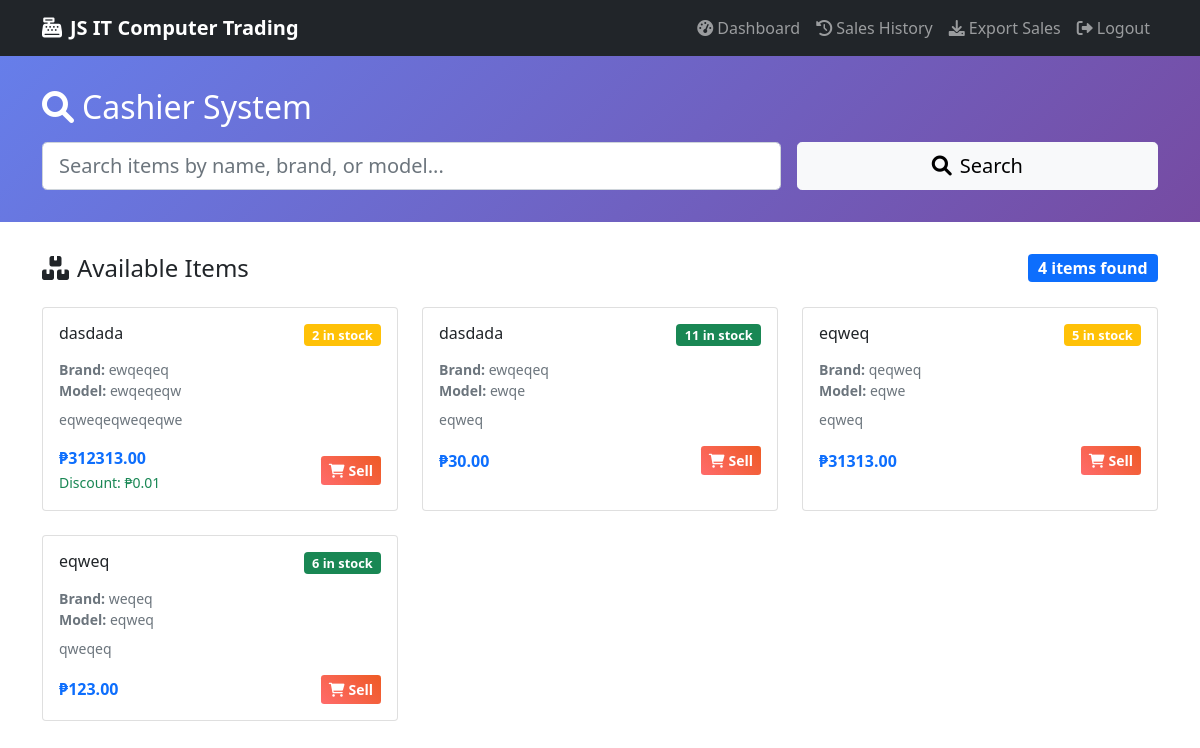
The app's page /cashier/ (signed in), older data.
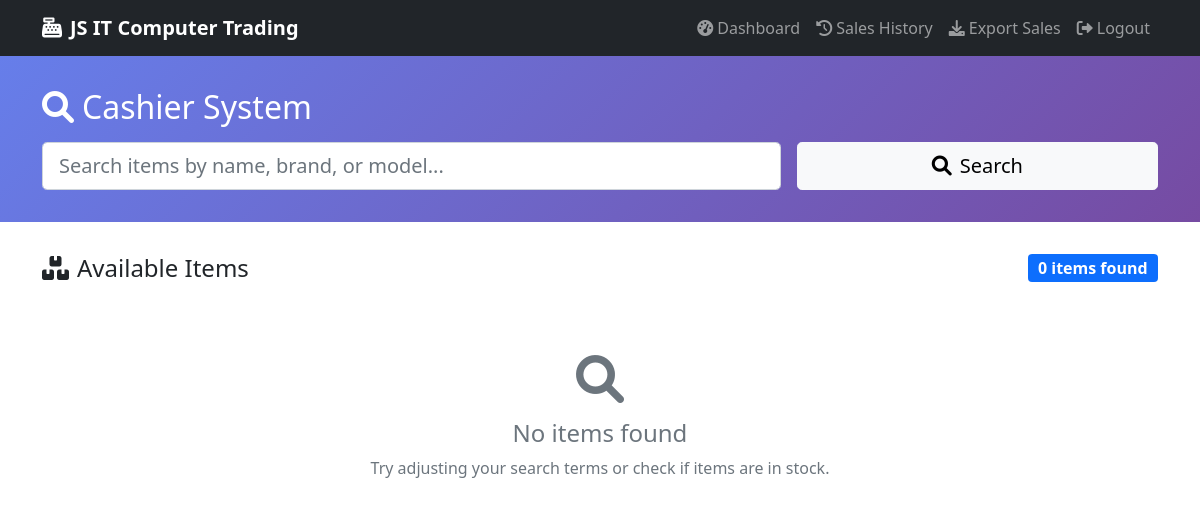
The same page, newer data.
### backend/trading/models.py (models this page shows, shortened)
class Inventory(models.Model):
    item_name = models.CharField(max_length=200, verbose_name="Item Name")
    brand = models.CharField(max_length=100, verbose_name="Brand", default="Unknown")
    model = models.CharField(max_length=100, verbose_name="Model", default="Unknown")
    description = models.TextField(verbose_name="Item Description", blank=True, default="")
    unit_cost = models.DecimalField(
        max_digits=10,
        decimal_places=2,
        validators=[MinValueValidator(Decimal('0.01'))],
        verbose_name="Unit Cost",
        default=Decimal('0.01')
    )
    srp_price = models.DecimalField(
        max_digits=10,
        decimal_places=2,
        validators=[MinValueValidator(Decimal('0.01'))],
        verbose_name="SRP Price",
        default=Decimal('0.01')
    )
    discount_price = models.DecimalField(
        max_digits=10,
        decimal_places=2,
        validators=[MinValueValidator(Decimal('0.01'))],
        verbose_name="Discount Price",
        null=True,
        blank=True,
        help_text="Discounted selling price (optional)"
    )
    quantity = models.PositiveIntegerField(
        default=0,
        validators=[MinValueValidator(0)],
        verbose_name="Quantity"
    )
    serial_number = models.CharField(
        max_length=100,
        unique=True,
        blank=True,
        null=True,
        verbose_name="Serial Number"
    )
    item_picture = models.ImageField(
        upload_to='inventory_images/',
        blank=True,
        null=True,
        verbose_name="Item Picture"
    )
    date_added = models.DateTimeField(auto_now_add=True, verbose_name="Date Added")
    last_updated = models.DateTimeField(auto_now=True, verbose_name="Last Updated")
    class Meta:
        verbose_name = "Inventory Item"
        verbose_name_plural = "Inventory Items"
        ordering = ['item_name']

### backend/trading/views.py (the view, shortened to what this page needs)
# urls.py: path('cashier/', cashier, name='cashier'),
@login_required
def cashier(request):
    search_query = request.GET.get('search', '')
    inventory_items = Inventory.objects.filter(quantity__gt=0)
    paginator = Paginator(inventory_items, 20)
    page_number = request.GET.get('page')
    page_obj = paginator.get_page(page_number)
    context = {
        'page_obj': page_obj,
        'search_query': search_query,
        'session_timeout': settings.SESSION_TIMEOUT,
    }
    return render(request, 'cashier.html', context)

### templates/cashier.html (shortened to what the changed rows need)
<!DOCTYPE html>
<html lang="en">
<head>
    <link href="https://cdn.jsdelivr.net/npm/bootstrap@5.1.3/dist/css/bootstrap.min.css" rel="stylesheet">
    <link href="https://cdnjs.cloudflare.com/ajax/libs/font-awesome/6.0.0/css/all.min.css" rel="stylesheet">
</head>
<body>
    <div class="search-box">
        <div class="container">
            <h2 class="text-white mb-3">
                <i class="fas fa-search me-2"></i>Cashier System
            </h2>
        </div>
    </div>
    <div class="container">
        <div class="row mb-3">
            <div class="col-md-6 text-end">
                <span class="badge bg-primary fs-6">{{ page_obj.paginator.count }} items found</span>
            </div>
        </div>
        {% if page_obj %}
            <div class="row">
                {% for item in page_obj %}
                    <div class="col-md-6 col-lg-4 mb-4">
                        <div class="card item-card h-100">
                            <div class="card-body">
                                <div class="d-flex justify-content-between align-items-start mb-2">
                                    <h6 class="card-title text-truncate">{{ item.item_name }}</h6>
                                    <span class="badge {% if item.quantity <= 5 %}bg-warning{% else %}bg-success{% endif %} stock-status">
                                        {{ item.quantity }} in stock
                                    </span>
                                </div>
                                <p class="card-text text-muted small mb-2">
                                    <strong>Brand:</strong> {{ item.brand }}<br>
                                    <strong>Model:</strong> {{ item.model }}
                                </p>
                                {% if item.description %}
                                    <p class="card-text small text-muted">{{ item.description|truncatechars:100 }}</p>
                                {% endif %}
                                <div class="d-flex justify-content-between align-items-center">
                                    <div>
                                        <span class="text-primary fw-bold">₱{{ item.srp_price|floatformat:2 }}</span>
                                        {% if item.discount_price %}
                                            <br><small class="text-success">Discount: ₱{{ item.discount_price|floatformat:2 }}</small>
                                        {% endif %}
                                    </div>
                                    <a href="{% url 'process_sale' item.id %}" class="btn btn-sell btn-sm">
                                        <i class="fas fa-shopping-cart me-1"></i>Sell
                                    </a>
                                </div>
                            </div>
                        </div>
                    </div>
                {% endfor %}
            </div>
        {% else %}
            <div class="text-center py-5">
                <i class="fas fa-search fa-3x text-muted mb-3"></i>
                <h4 class="text-muted">No items found</h4>
                <p class="text-muted">Try adjusting your search terms or check if items are in stock.</p>
            </div>
        {% endif %}
    </div>
</body>
</html>

Row changes from the older to the newer data that the page shows:
removed Inventory: item_name "dasdada", quantity "2", brand "ewqeqeq", model "ewqeqeqw", description "eqweqeqweqeqwe", srp_price "312313.00", discount_price "0.01"
removed Inventory: item_name "dasdada", quantity "11", brand "ewqeqeq", model "ewqe", description "eqweq", srp_price "30.00"
removed Inventory: item_name "eqweq", quantity "5", brand "qeqweq", model "eqwe", description "eqweq", srp_price "31313.00"
removed Inventory: item_name "eqweq", quantity "6", brand "weqeq", model "eqweq", description "qweqeq", srp_price "123.00"
Text that changed along with them:
{{ page_obj.paginator.count }}: "4" → "0"
text now shown: "No items found Try adjusting your search terms or check if items are in stock."
